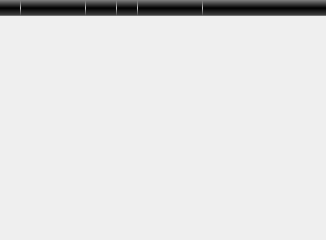
<?xml version="1.0" encoding="UTF-8"?>
<ui version="4.0">
 <class>AbstractView</class>
 <widget class="QWidget" name="AbstractView">
  <property name="geometry">
   <rect>
    <x>0</x>
    <y>0</y>
    <width>326</width>
    <height>240</height>
   </rect>
  </property>
  <property name="windowTitle">
   <string>AbstractView</string>
  </property>
  <layout class="QVBoxLayout" name="verticalLayout">
   <property name="spacing">
    <number>0</number>
   </property>
   <property name="margin">
    <number>0</number>
   </property>
   <item>
    <layout class="QHBoxLayout" name="horizontalLayout_3">
     <property name="spacing">
      <number>0</number>
     </property>
     <item>
      <widget class="QFrame" name="separatorFuncButtons">
       <property name="enabled">
        <bool>true</bool>
       </property>
       <property name="sizePolicy">
        <sizepolicy hsizetype="Preferred" vsizetype="Fixed">
         <horstretch>0</horstretch>
         <verstretch>0</verstretch>
        </sizepolicy>
       </property>
       <property name="styleSheet">
        <string notr="true">QFrame#separatorFuncButtons {
     color: white;
     background-color: qlineargradient(spread:pad, x1:0, y1:0, x2:0, y2:1, stop:0 rgba(128, 128, 128, 255), stop:0.5 rgba(0, 0, 0, 255), stop:0.95 rgba(64, 64, 64, 255), stop:1 rgba(200, 200, 200, 255));
 }</string>
       </property>
       <property name="frameShape">
        <enum>QFrame::NoFrame</enum>
       </property>
       <property name="frameShadow">
        <enum>QFrame::Plain</enum>
       </property>
       <property name="lineWidth">
        <number>0</number>
       </property>
       <layout class="QHBoxLayout" name="horizontalLayout_2">
        <property name="spacing">
         <number>0</number>
        </property>
        <property name="margin">
         <number>0</number>
        </property>
        <item>
         <widget class="QComboBox" name="viewCombo">
          <property name="styleSheet">
           <string notr="true">QComboBox {
  color: white;
  border-top: none;
  border-bottom: none;
  border-left: none;
  border-right-width: 1px;
  border-right-color: qlineargradient(spread:pad, x1:0, y1:0, x2:0, y2:1, stop:0 transparent, stop:0.5 rgba(200, 200, 200, 255), stop:1 transparent);
  border-right-style: solid;
  padding-left: 10px;
  padding-right: 10px;
}

QComboBox:editable {
  background: white;
}

QComboBox:!editable, QComboBox::drop-down:editable {
  color: white;
  background: transparent;
  selection-background-color: lightgray;
  selection-color: black;
}

/* QComboBox gets the &quot;on&quot; state when the popup is open */
QComboBox:!editable:on, QComboBox::drop-down:editable:on {
  color: white;
  selection-color: black;
}

QComboBox:on { /* shift the text when the popup opens */
  /*padding-top: 3px;
  padding-left: 4px;*/
}

QComboBox::drop-down {
  subcontrol-origin: padding;
  subcontrol-position: top left;
  width: 20px;

  border-right-width: 1px;
  border-right-color: qlineargradient(spread:pad, x1:0, y1:0, x2:0, y2:1, stop:0 transparent, stop:0.5 rgba(200, 200, 200, 255), stop:1 transparent);
  border-right-style: solid; 
}

QComboBox::down-arrow {
  image: url(:/Resources/Images/treeDownTriangleWhite.png);
}

QComboBox::down-arrow:on { /* shift the arrow when popup is open */
  /* top: 1px; */
}</string>
          </property>
          <property name="sizeAdjustPolicy">
           <enum>QComboBox::AdjustToContents</enum>
          </property>
         </widget>
        </item>
        <item>
         <spacer name="comboSpacer">
          <property name="orientation">
           <enum>Qt::Horizontal</enum>
          </property>
          <property name="sizeType">
           <enum>QSizePolicy::Fixed</enum>
          </property>
          <property name="sizeHint" stdset="0">
           <size>
            <width>30</width>
            <height>11</height>
           </size>
          </property>
         </spacer>
        </item>
        <item>
         <widget class="QComboBox" name="funcCombo">
          <property name="enabled">
           <bool>true</bool>
          </property>
          <property name="styleSheet">
           <string notr="true">QComboBox {
  color: white;
  border-top: none;
  border-bottom: none;
  border-left-width: 1px;
  border-left-color: qlineargradient(spread:pad, x1:0, y1:0, x2:0, y2:1, stop:0 transparent, stop:0.5 rgba(200, 200, 200, 255), stop:1 transparent);
  border-left-style: solid;
  border-right-width: 1px;
  border-right-color: qlineargradient(spread:pad, x1:0, y1:0, x2:0, y2:1, stop:0 transparent, stop:0.5 rgba(200, 200, 200, 255), stop:1 transparent);
  border-right-style: solid;
  padding-left: 10px;
  padding-right: 10px;
}

QComboBox:editable {
  background: white;
}

QComboBox:!editable, QComboBox::drop-down:editable {
  color: black;
  background: transparent;
  selection-background-color: lightgray;
}

/* QComboBox gets the &quot;on&quot; state when the popup is open */
QComboBox:!editable:on, QComboBox::drop-down:editable:on {
  color: black;
}

QComboBox:on { /* shift the text when the popup opens */
  /* padding-top: 3px;
  padding-left: 4px; */
}

QComboBox::drop-down {
  subcontrol-origin: padding;
  subcontrol-position: top left;
  width: 20px;

  border-right-width: 1px;
  border-right-color: qlineargradient(spread:pad, x1:0, y1:0, x2:0, y2:1, stop:0 transparent, stop:0.5 rgba(200, 200, 200, 255), stop:1 transparent);
  border-right-style: solid;
}

QComboBox::down-arrow {
  image: url(:/Resources/Images/treeDownTriangleWhite.png);
}

QComboBox::down-arrow:on { /* shift the arrow when popup is open */
 /* top: 1px; */
}</string>
          </property>
          <property name="sizeAdjustPolicy">
           <enum>QComboBox::AdjustToContents</enum>
          </property>
         </widget>
        </item>
        <item>
         <spacer name="buttonSpacer">
          <property name="orientation">
           <enum>Qt::Horizontal</enum>
          </property>
          <property name="sizeHint" stdset="0">
           <size>
            <width>62</width>
            <height>11</height>
           </size>
          </property>
         </spacer>
        </item>
        <item>
         <widget class="QPushButton" name="hSplitButton">
          <property name="sizePolicy">
           <sizepolicy hsizetype="Minimum" vsizetype="Preferred">
            <horstretch>0</horstretch>
            <verstretch>0</verstretch>
           </sizepolicy>
          </property>
          <property name="maximumSize">
           <size>
            <width>20</width>
            <height>16777215</height>
           </size>
          </property>
          <property name="styleSheet">
           <string notr="true">QPushButton {
     image: url(:/Resources/Images/horizontalsplit-16.png);
background-color: transparent;
}

QPushButton:pressed {
     image: url(:/Resources/Images/horizontalsplit-down-16.png);
}

QPushButton:flat {
     border: none;
}</string>
          </property>
          <property name="text">
           <string/>
          </property>
          <property name="flat">
           <bool>true</bool>
          </property>
         </widget>
        </item>
        <item>
         <widget class="QPushButton" name="vSplitButton">
          <property name="sizePolicy">
           <sizepolicy hsizetype="Minimum" vsizetype="Preferred">
            <horstretch>0</horstretch>
            <verstretch>0</verstretch>
           </sizepolicy>
          </property>
          <property name="maximumSize">
           <size>
            <width>20</width>
            <height>16777215</height>
           </size>
          </property>
          <property name="styleSheet">
           <string notr="true">QPushButton {
     image: url(:/Resources/Images/verticalsplit-16.png);
background-color: transparent;
}

QPushButton:pressed {
     image: url(:/Resources/Images/verticalsplit-down-16.png);
}

QPushButton:flat {
     border: none;
}</string>
          </property>
          <property name="text">
           <string/>
          </property>
          <property name="flat">
           <bool>true</bool>
          </property>
         </widget>
        </item>
        <item>
         <widget class="QPushButton" name="closeButton">
          <property name="sizePolicy">
           <sizepolicy hsizetype="Minimum" vsizetype="Preferred">
            <horstretch>0</horstretch>
            <verstretch>0</verstretch>
           </sizepolicy>
          </property>
          <property name="maximumSize">
           <size>
            <width>20</width>
            <height>16777215</height>
           </size>
          </property>
          <property name="styleSheet">
           <string notr="true">QPushButton {
     image: url(:/Resources/Images/closedock-16.png);
background-color: transparent;
}

QPushButton:disabled {
     image: url(:/Resources/Images/closedock-down-16.png);
}

QPushButton:pressed {
     image: url(:/Resources/Images/closedock-down-16.png);
}

QPushButton:flat {
     border: none;
}</string>
          </property>
          <property name="text">
           <string/>
          </property>
          <property name="flat">
           <bool>true</bool>
          </property>
         </widget>
        </item>
       </layout>
      </widget>
     </item>
    </layout>
   </item>
   <item>
    <widget class="QStackedWidget" name="stackedWidget">
     <property name="frameShape">
      <enum>QFrame::NoFrame</enum>
     </property>
    </widget>
   </item>
  </layout>
 </widget>
 <resources>
  <include location="images.qrc"/>
 </resources>
 <connections/>
</ui>
